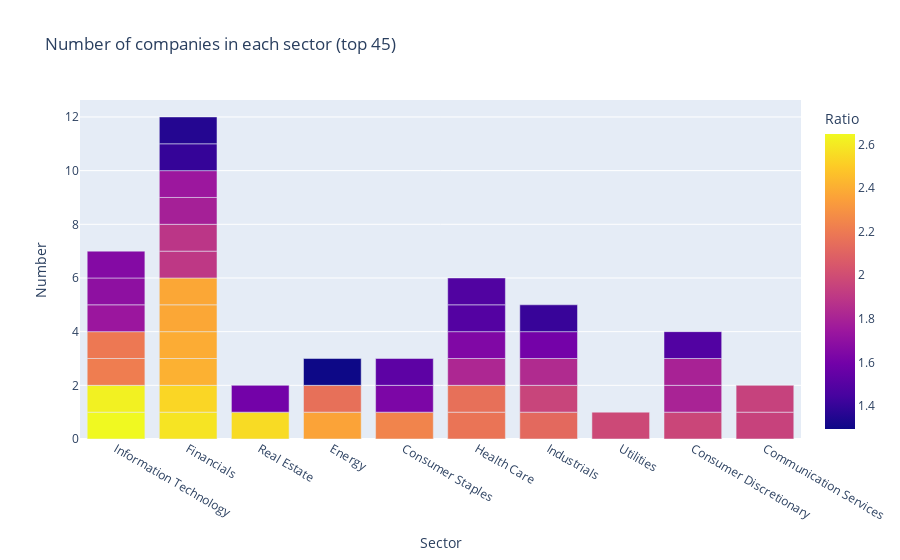

The code cell stored with this chart in its notebook:
### Code cell
fig = px.bar(sap100_sectors, x = 'Sector', y = 'Number', color=sap100_sectors['Ratio'].sort_values(ascending = False),
 hover_data=['Symbol'], labels={'color':'Ratio'}, title='Number of companies in each sector (top 45)')
fig.show()

### Figure 1 — Plotly figure (JSON) as saved in the notebook; plotly's stock layout.template omitted (floating-point values rounded to 4 significant figures)
{"data": [{"alignmentgroup": "True", "customdata": [["ACN"], ["ADBE"], ["AIG"], ["AMT"], ["AXP"], ["BAC"], ["BK"], ["BLK"], ["COF"], ["COP"], ["COST"], ["CRM"], ["CSCO"], ["CVS"], ["CVX"], ["DHR"], ["EMR"], ["EXC"], ["F"], ["GD"], ["GOOG"], ["GOOGL"], ["GS"], ["JPM"], ["LIN"], ["LLY"], ["LOW"], ["MCD"], ["MET"], ["MS"], ["MSFT"], ["NVDA"], ["ORCL"], ["PFE"], ["PM"], ["RTX"], ["SPG"], ["TGT"], ["TMO"], ["TSLA"], ["UNH"], ["UPS"], ["USB"], ["WFC"], ["XOM"]], "hovertemplate": "Sector=%{x}<br>Number=%{y}<br>Symbol=%{customdata[0]}<br>Ratio=%{marker.color}<extra></extra>", "legendgroup": "", "marker": {"color": [2.647, 2.621, 2.58, 2.552, 2.534, 2.409, 2.392, 2.375, 2.374, 2.361, 2.239, 2.214, 2.194, 2.176, 2.157, 2.156, 2.128, 1.98, 1.968, 1.96, 1.95, 1.947, 1.901, 1.889, 1.839, 1.822, 1.804, 1.8, 1.788, 1.748, 1.741, 1.695, 1.66, 1.646, 1.631, 1.602, 1.601, 1.525, 1.494, 1.488, 1.483, 1.41, 1.402, 1.355, 1.296], "coloraxis": "coloraxis"}, "name": "", "offsetgroup": "", "orientation": "v", "showlegend": false, "textposition": "auto", "type": "bar", "x": ["Information Technology", "Information Technology", "Financials", "Real Estate", "Financials", "Financials", "Financials", "Financials", "Financials", "Energy", "Consumer Staples", "Information Technology", "Information Technology", "Health Care", "Energy", "Health Care", "Industrials", "Utilities", "Consumer Discretionary", "Industrials", "Communication Services", "Communication Services", "Financials", "Financials", "Industrials", "Health Care", "Consumer Discretionary", "Consumer Discretionary", "Financials", "Financials", "Information Technology", "Information Technology", "Information Technology", "Health Care", "Consumer Staples", "Industrials", "Real Estate", "Consumer Staples", "Health Care", "Consumer Discretionary", "Health Care", "Industrials", "Financials", "Financials", "Energy"], "xaxis": "x", "y": [1, 1, 1, 1, 1, 1, 1, 1, 1, 1, 1, 1, 1, 1, 1, 1, 1, 1, 1, 1, 1, 1, 1, 1, 1, 1, 1, 1, 1, 1, 1, 1, 1, 1, 1, 1, 1, 1, 1, 1, 1, 1, 1, 1, 1], "yaxis": "y"}], "layout": {"barmode": "relative", "coloraxis": {"colorbar": {"title": {"text": "Ratio"}}, "colorscale": [[0, "#0d0887"], [0.1111, "#46039f"], [0.2222, "#7201a8"], [0.3333, "#9c179e"], [0.4444, "#bd3786"], [0.5556, "#d8576b"], [0.6667, "#ed7953"], [0.7778, "#fb9f3a"], [0.8889, "#fdca26"], [1, "#f0f921"]]}, "legend": {"tracegroupgap": 0}, "title": {"text": "Number of companies in each sector (top 45)"}, "xaxis": {"anchor": "y", "domain": [0, 1], "title": {"text": "Sector"}}, "yaxis": {"anchor": "x", "domain": [0, 1], "title": {"text": "Number"}}}}
